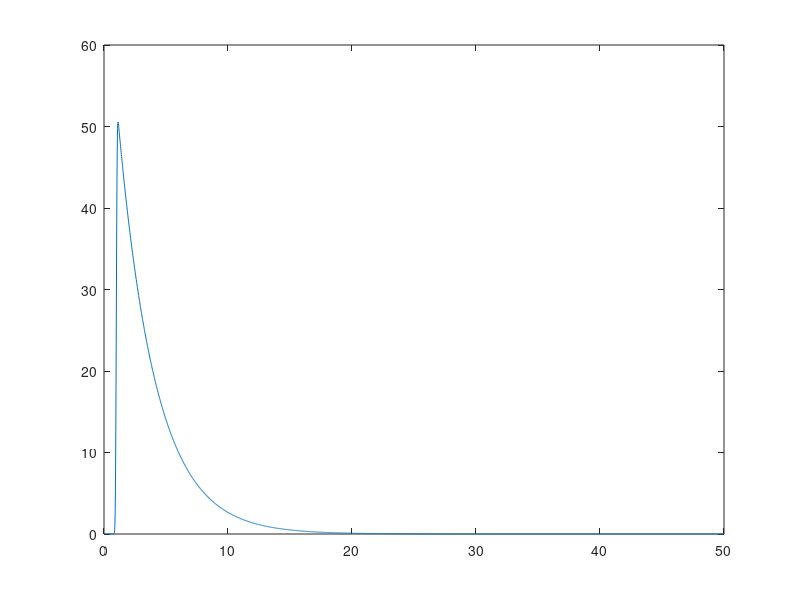

This figure's MATLAB source:
N = 1e4; % number of photons

A1  = 1; % Amplitude of lifetime 1
t_1 = 3; % lifetime 1

C = [1 t_1  t_1^2 t_1^3 t_1^4]; % expectation values for 1st to 4th moments


Resolution = 0.016;
tau = (Resolution/2:Resolution:50);

IRF = exp(-(tau-1).^2./(0.08.^2));
dec = A1.*exp(-tau./t_1)./(t_1);    % decay function
p = conv(IRF, dec);                 % ideal tcspc histogram   
p = p(1:numel(tau));

tcspc = p./sum(p).*N;               % fill with according number of photons

plot(tau, tcspc)

H    = sum(         IRF);
H(2) = sum((tau   ).*IRF);
H(3) = sum((tau.^2).*IRF);
H(4) = sum((tau.^3).*IRF);
H(5) = sum((tau.^4).*IRF);

F    = sum(         tcspc);
F(2) = sum((tau   ).*tcspc);
F(3) = sum((tau.^2).*tcspc);
F(4) = sum((tau.^3).*tcspc);
F(5) = sum((tau.^4).*tcspc);

H = H/H(1);
F = F/F(1);

tav = 1;
for j=1:4
    tav(j+1) = 1/factorial(j)*F(j+1);
    for s=0:j-1
        tav(j+1) = tav(j+1) - 1/factorial(j-s)*H(j-s+1)*tav(s+1);
    end
end

display([C; tav]);
